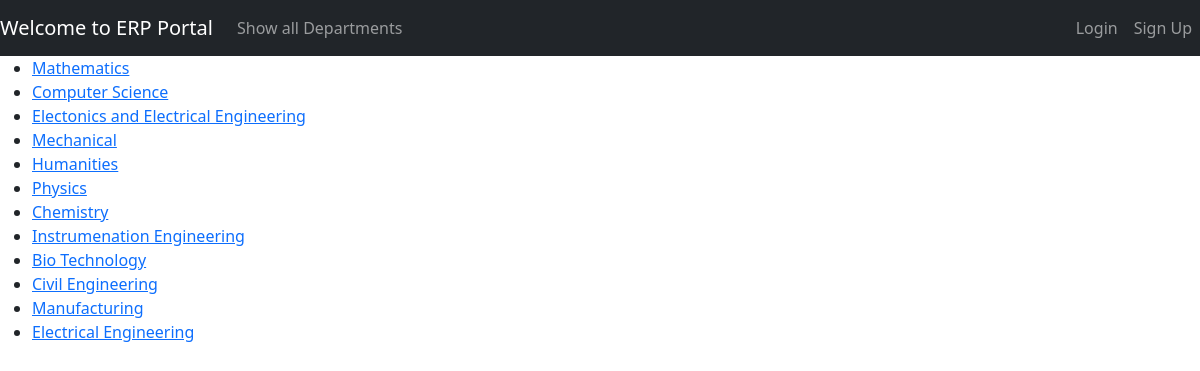
The page /departments on the database its author committed.
### erpApp/models.py (models this page shows)
class Department(models.Model):
    departmentName = models.CharField(max_length=100)
    facId = models.IntegerField()
    depCode = models.CharField(max_length=2, validators=[depError])
    def __str__(self):
        return self.departmentName

### erpApp/views.py (the view)
# urls.py: path("departments", views.listDepartments, name="listDepartment"),
def listDepartments(request):
    departments = Department.objects.all()
    print(departments)
    return render(request, "erpApp/listDepartments.html", {
        "departmentList": departments
    })

### erpApp/templates/erpApp/listDepartments.html (shortened to what this page needs)
{% extends 'base.html' %}
{% block content %}
    <div>
        <ul>
            {% for department in departmentList %}
                <li><a href="{% url 'listCourse' department.departmentName %}">{{department}}</a></li>
            {% endfor %}
        </ul>
    </div>
{% endblock content %}

### rows shown on the page
Department: departmentName "Mathematics"
Department: departmentName "Computer Science"
Department: departmentName "Electonics and Electrical Engineering"
Department: departmentName "Mechanical"
Department: departmentName "Humanities"
Department: departmentName "Physics"
Department: departmentName "Chemistry"
Department: departmentName "Instrumenation Engineering"
Department: departmentName "Bio Technology"
Department: departmentName "Civil Engineering"
Department: departmentName "Manufacturing"
Department: departmentName "Electrical Engineering"
